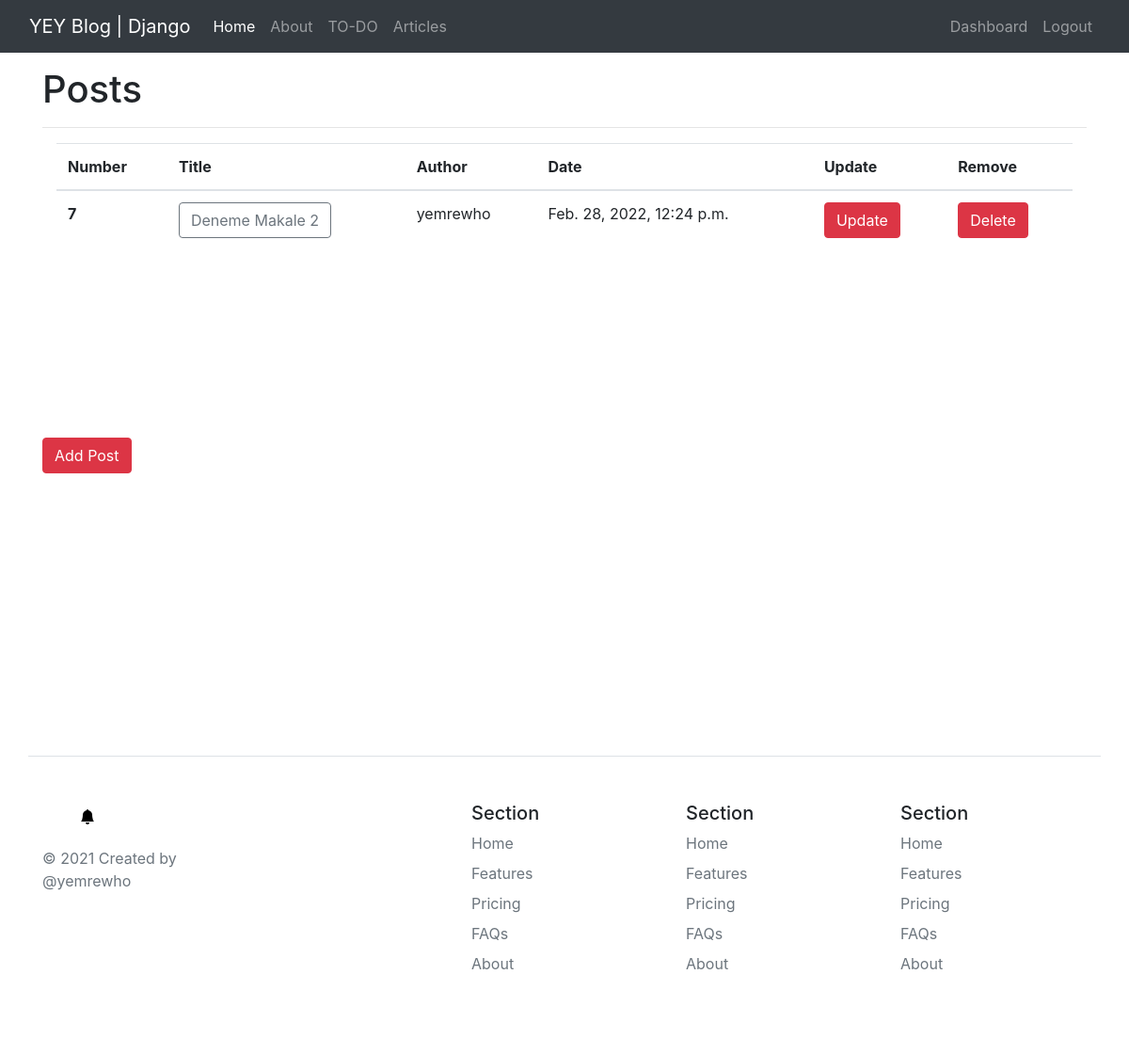
Screenshot of /articles/dashboard/ (signed in) with the database file from the repository.
### article/models.py (models this page shows, shortened)
class Article(models.Model):
    author = models.ForeignKey("auth.User",on_delete=models.CASCADE)
    title = models.CharField(max_length=50)
    content = models.TextField()
    date = models.DateTimeField(auto_now_add=True)
    class Meta:
        ordering = ['-date']

### article/views.py (the view)
# urls.py: path('dashboard/',views.dashboard,name="dashboard"),
@login_required(login_url="login")
def dashboard(request):
    articles = Article.objects.filter(author=request.user)
    context = {
        "articles":articles
    }
    return render(request,"article/dashboard.html",context)

### templates/article/dashboard.html
{% extends "layout.html" %}
{% block body %}
    <h1>Posts</h1>
    <hr>
    {% if articles %}
    <div class="container">
        <table class="table table-hover">
            <thead>
            <tr>
                <th scope="col">Number</th>
                <th scope="col">Title</th>
                <th scope="col">Author</th>
                <th scope="col">Date</th>
                <th scope="col">Update</th>
                <th scope="col">Remove</th>
            </tr>
            </thead>
            {% for article in articles %}
                <tr>
                    <th scope="row">{{article.id}}</th>
                    <td><a href="{% url 'article:detail' article.id %}">
                        <button type="button" class="btn btn-outline-secondary">{{article.title}}</button>
                    </a></td>
                    <td>{{article.author.username}}</td>
                    <td>{{article.date}}</td>
                    <td><a href="{% url 'article:update' article.id %}" class="btn btn-danger">Update</a></td>
                    <td><a href="{% url 'article:delete' article.id %}" class="btn btn-danger">Delete</a></td>
                </tr>
            {% endfor %}
        </table>
    </div>
    {% else %}
        <div class="alert alert-danger">There is no articles from {{request.user}}!</div>
    {% endif %}
    <a href="{% url 'article:addarticle' %}" class="btn btn-danger">Add Post</a>
{% endblock %}

### static/style.css (style rules this page uses)
.container { margin-top: 15px ; margin-bottom: 200px; }

### rows the page displays
Article: id "7", title "Deneme Makale 2", author.username "yemrewho", date "Feb. 28, 2022, 12:24 p.m."
